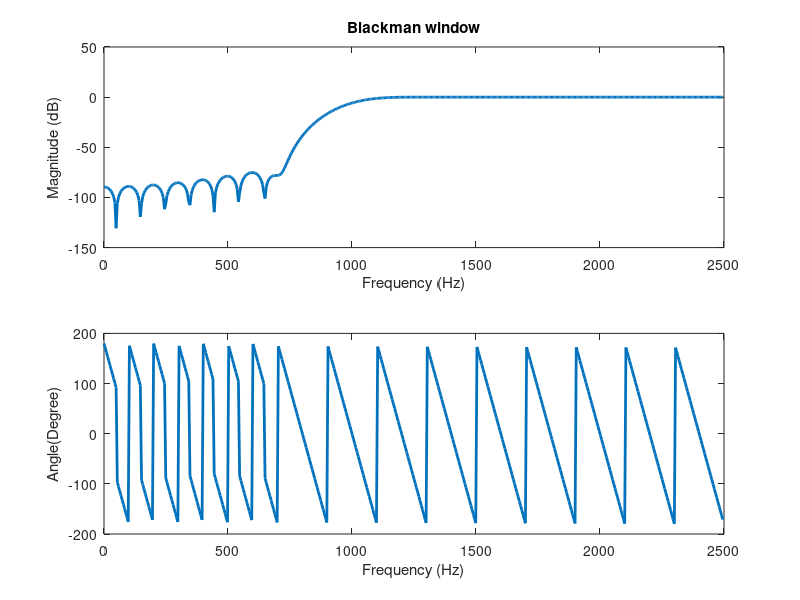

Reproduce this figure in MATLAB.
clc;
clear all;
close all;
Fs = 5e3;
M = 50;
fc = 1e3;
wn = 2*pi*(fc/Fs);
a = fir1(M, wn/pi, 'high', blackman(M+1));
N = 512;
[h,f] = freqz(a, 1, N, Fs);
figure(1)
subplot(211)
plot(f,20*log10(abs(h)), 'linewidth', 2);
xlabel('Frequency (Hz)');
ylabel('Magnitude (dB)');
title('Blackman window')
subplot(212)
plot(f, angle(h)*180/pi, 'linewidth', 2);
xlabel('Frequency (Hz)');
ylabel('Angle(Degree)');